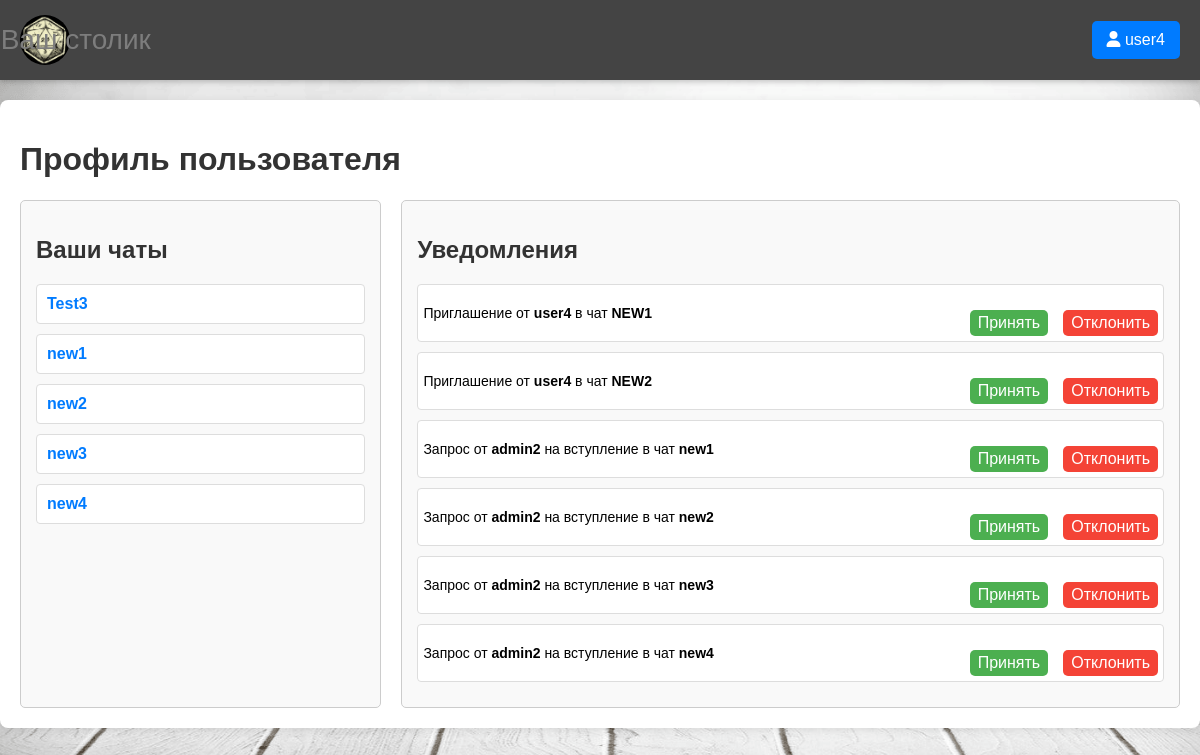
Screenshot of /profile/ (signed in) with the database file from the repository.
### MyChat/models.py (models this page shows, shortened)
class Chat(models.Model):
    name = models.CharField(max_length=255)
    created_at = models.DateTimeField(auto_now_add=True)
    creator = models.ForeignKey(User, on_delete=models.CASCADE, related_name='created_chats')
    users = models.ManyToManyField(User, related_name='chats')
    invited_users = models.ManyToManyField(User, related_name='invited_chats', blank=True)

class ChatInvite(models.Model):
    chat = models.ForeignKey(Chat, on_delete=models.CASCADE, related_name='invites')
    user = models.ForeignKey(User, on_delete=models.CASCADE, related_name='invites')
    status = models.CharField(max_length=10, choices=[('pending', 'Pending'), ('accepted', 'Accepted'), ('declined', 'Declined')], default='pending')
    class Meta:
        unique_together = ('chat', 'user')

class ChatJoinRequest(models.Model):
    chat = models.ForeignKey(Chat, on_delete=models.CASCADE, related_name='join_requests')
    user = models.ForeignKey(User, on_delete=models.CASCADE, related_name='join_requests')
    status = models.CharField(max_length=10, choices=[('pending', 'Pending'), ('accepted', 'Accepted'), ('declined', 'Declined')], default='pending')
    class Meta:
        unique_together = ('chat', 'user')

### MySite/views.py (the view)
# urls.py: path('profile/', profile_view, name='profile'),
def profile_view(request):
    user = request.user
    chats = Chat.objects.filter(Q(users=user) | Q(creator=user)).distinct()
    invitations = ChatInvite.objects.filter(user=user, status='pending')
    join_requests = ChatJoinRequest.objects.filter(chat__creator=user, status='pending')
    notifications = list(chain(invitations, join_requests))
    return render(request, 'MySite/profile.html', {
        'chats': chats,
        'notifications': notifications,
    })

### MySite/templatetags/custom_filters.py (called while the page is built)
@register.filter
def instanceof(value, klass_name):
    try:
        klass = apps.get_model(klass_name)  #'MyChat.ChatInvite'
        return isinstance(value, klass)
    except LookupError:
        return False

### MySite/templates/MySite/profile.html (shortened to what this page needs)
<!DOCTYPE html>
<html lang="ru">
<head>
    {% load static %}
    {% load custom_filters %}
    <link rel="stylesheet" href="{% static 'MySite/style.css' %}">
</head>
<body>
    {% include 'MySite/cap.html' %}
    <main>
        <h1>Профиль пользователя</h1>
        <div class="profile-container">
            <div class="chat-list">
                <h2>Ваши чаты</h2>
                {% if chats %}
                    {% for chat in chats %}
                        <div class="chat-item">
                            <a href="{% url 'chat_page' chat.id %}">{{ chat.name }}</a>
                        </div>
                    {% endfor %}
                {% else %}
                    <p class="empty-message">У вас нет чатов.</p>
                {% endif %}
            </div>
            <div class="invitation-list">
                <h2>Уведомления</h2>
                {% if notifications %}
                    {% for notification in notifications %}
                        <div class="invitation-item">
                            {% if notification|instanceof:"MyChat.ChatInvite" %}
                                <p>Приглашение от <strong>{{ notification.user.username }}</strong> в чат <strong>{{ notification.chat.name }}</strong></p>
                            {% elif notification|instanceof:"MyChat.ChatJoinRequest" %}
                                <p>Запрос от <strong>{{ notification.user.username }}</strong> на вступление в чат <strong>{{ notification.chat.name }}</strong></p>
                            {% endif %}
                            <div class="button-container">
                                <a href="{% url 'accept_invite' notification.id %}" class="button accept-button">Принять</a>
                                <a href="{% url 'decline_invite' notification.id %}" class="button decline-button">Отклонить</a>
                            </div>
                        </div>
                    {% endfor %}
                {% else %}
                    <p class="empty-message">Нет новых уведомлений.</p>
                {% endif %}
            </div>
        </div>
    </main>
</body>
</html>

### MySite/templates/MySite/cap.html (shortened to what this page needs)
{% load static %}
<!DOCTYPE html>
<html lang="ru">
<head>
    <link rel="stylesheet" href="https://cdnjs.cloudflare.com/ajax/libs/font-awesome/6.0.0-beta3/css/all.min.css">
</head>
<body>
    <header>
        <div class="header-container">
            <img src="{% static 'MySite/dice_mark.png' %}" alt="Логотип" class="logo">
            <div class="site-title">Ваш столик</div>
            <div class="header-buttons">
                {% if user.is_authenticated %}
                    <div class="user-menu">
                        <button class="header-button">
                            <i class="fas fa-user"></i> {{ user.username }}
                        </button>
                    </div>
                {% endif %}
            </div>
        </div>
    </header>
</body>

### MySite/static/MySite/style.css (style rules this page uses)
body { background-image: url('/static/MySite/table2.png'); background-size: cover; background-repeat: no-repeat; background-position: center; margin: 0; padding: 0; height: 100vh; overflow: hidden; font-family: Arial, sans-serif; }
.logo { height: 50px; }
.header-buttons { display: flex; gap: 10px; }
.header-button { text-decoration: none; padding: 10px 15px; background-color: #007bff; color: white; border-radius: 5px; }
.button-container { display: flex; justify-content: center; gap: 5px; margin-top: 20px; }

### MySite/templates/MySite/profile.html (style rules this page uses)
body { font-family: Arial, sans-serif; background-color: #f4f4f4; margin: 0; padding: 0; }
main { max-width: 1200px; margin: 20px auto; padding: 20px; background-color: #ffffff; border-radius: 8px; box-shadow: 0 2px 10px rgba(0, 0, 0, 0.1); }
.profile-container { display: flex; justify-content: space-between; gap: 20px; }
.chat-list { border: 1px solid #ccc; border-radius: 5px; padding: 15px; width: 30%; min-height: 200px; max-height: 500px; background-color: #f9f9f9; overflow-y: auto; }
.invitation-list { border: 1px solid #ccc; border-radius: 5px; padding: 15px; width: 68%; min-height: 200px; max-height: 500px; background-color: #f9f9f9; overflow-y: auto; }
h1, h2 { color: #333; }
.chat-item, .invitation-item { margin: 10px 0; padding: 10px; border: 1px solid #ddd; border-radius: 4px; background-color: #fff; transition: background-color 0.3s; }
.button { padding: 4px 8px; border: none; border-radius: 5px; cursor: pointer; text-decoration: none; color: white; margin-left: 10px; transition: background-color 0.3s, transform 0.2s; }
.accept-button { background-color: #4CAF50; }
.decline-button { background-color: #f44336; }
.chat-item a { color: #007BFF; text-decoration: none; font-weight: bold; }
.invitation-item { display: flex; justify-content: space-between; align-items: center; padding: 5px; margin: 10px 0; border: 1px solid #ddd; border-radius: 4px; background-color: #fff; transition: background-color 0.3s; max-height: 60px; overflow: hidden; }
.invitation-item p { margin: 0; font-size: 14px; flex-grow: 1; max-height: 40px; overflow: hidden; text-overflow: ellipsis; white-space: nowrap; }
.button-container { display: flex; justify-content: flex-end; margin-left: 10px; }

### MySite/templates/MySite/cap.html (style rules this page uses)
html, body { margin: 0; padding: 0; height: 100%; font-family: Arial, sans-serif; }
header { background-color: #444444; padding: 15px 20px; color: white; display: flex; align-items: center; box-shadow: 0 2px 5px rgba(0, 0, 0, 0.2); }
.header-container { display: flex; align-items: center; width: 100%; justify-content: space-between; }
.logo { width: 50px; height: 50px; border-radius: 50%; object-fit: cover; }
.site-title { font-size: 28px; margin-left: -1000px; white-space: nowrap; color: #7D7D7D; }
.user-menu { position: relative; display: inline-block; }
.header-button { background-color: #007bff; color: white; border: none; padding: 10px 15px; border-radius: 5px; cursor: pointer; transition: background-color 0.3s, transform 0.2s; font-size: 16px; margin-left: 10px; }

### rows the page displays
Chat: name "Test3"
Chat: name "new1"
Chat: name "new2"
Chat: name "new3"
Chat: name "new4"
ChatInvite: user.username "user4", chat.name "NEW1"
ChatInvite: user.username "user4", chat.name "NEW2"
ChatJoinRequest: user.username "admin2", chat.name "new1"
ChatJoinRequest: user.username "admin2", chat.name "new2"
ChatJoinRequest: user.username "admin2", chat.name "new3"
ChatJoinRequest: user.username "admin2", chat.name "new4"

### other values shown
{{ user.username }} "user4"
